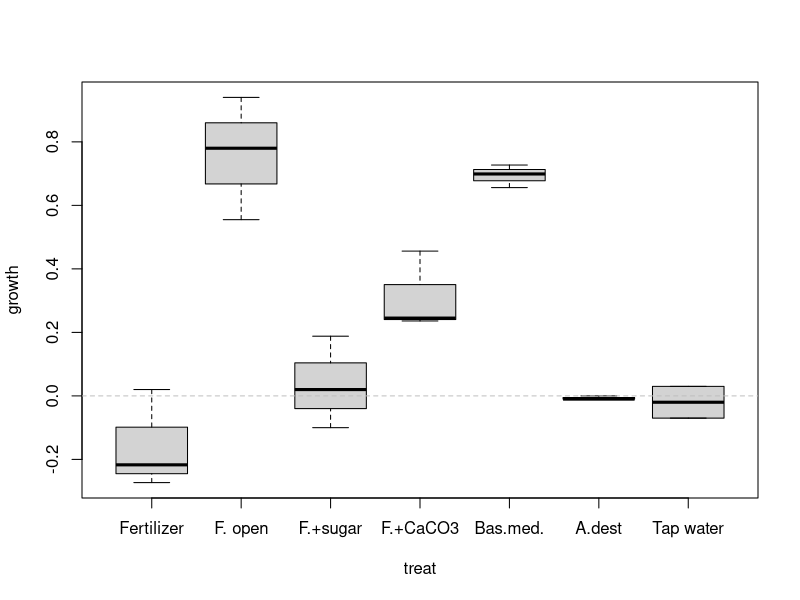
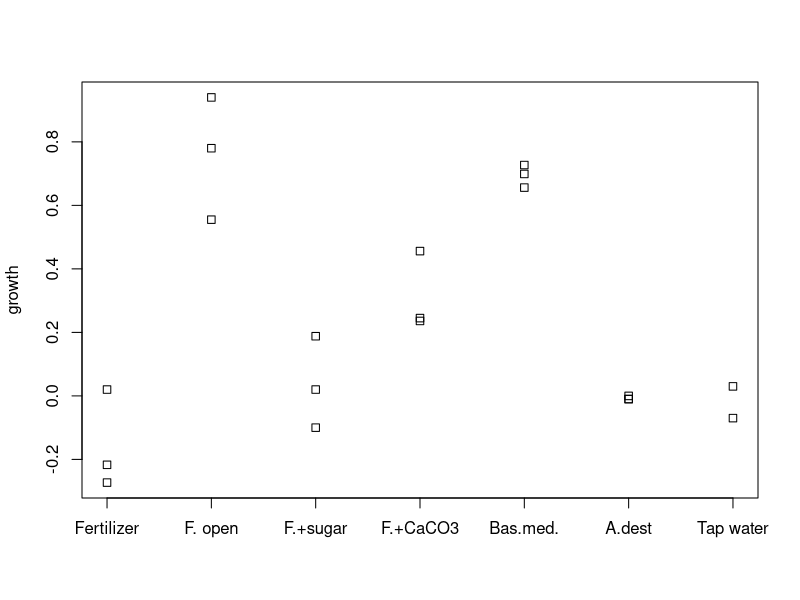
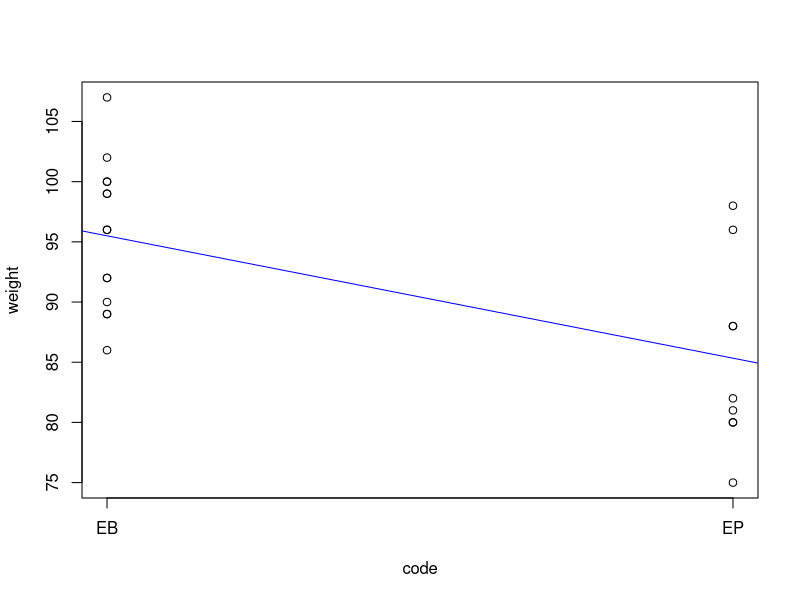
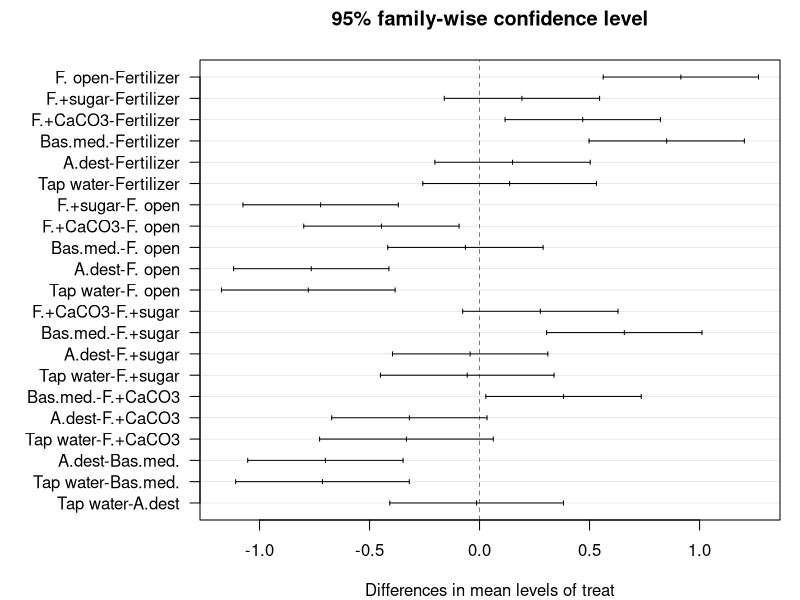
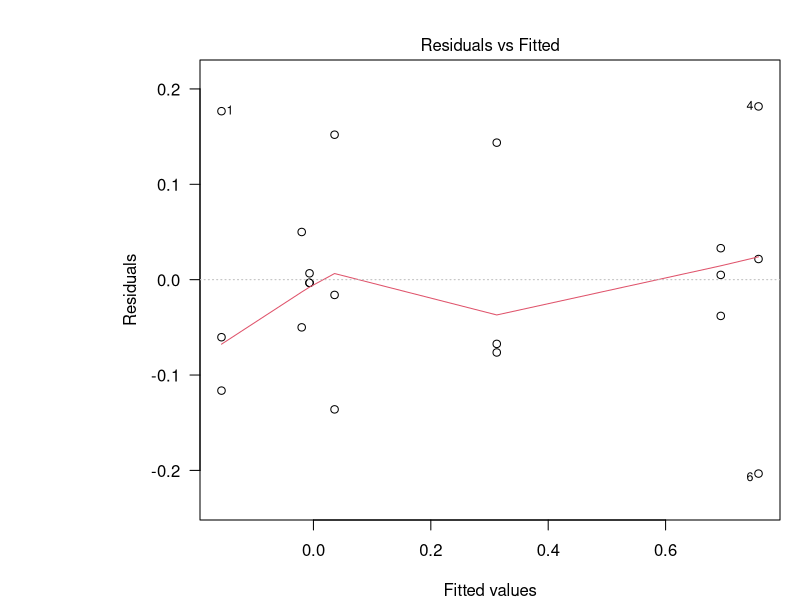
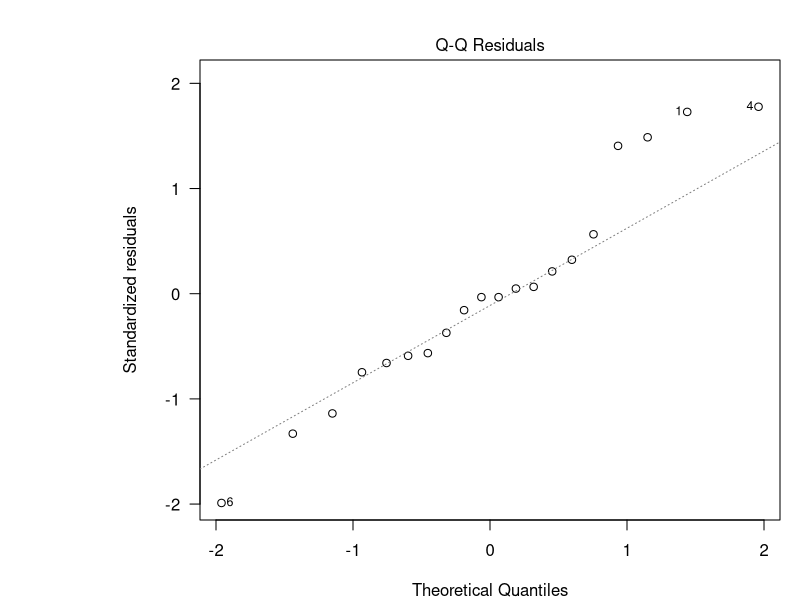
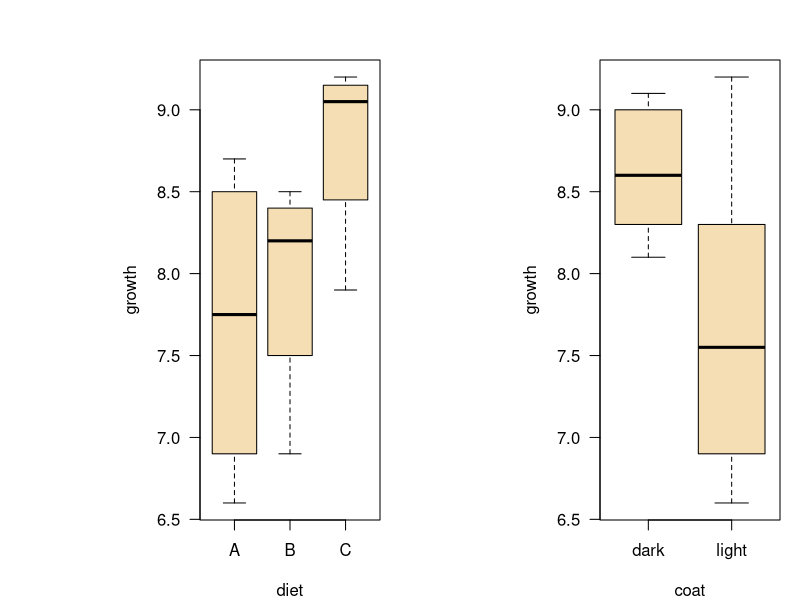
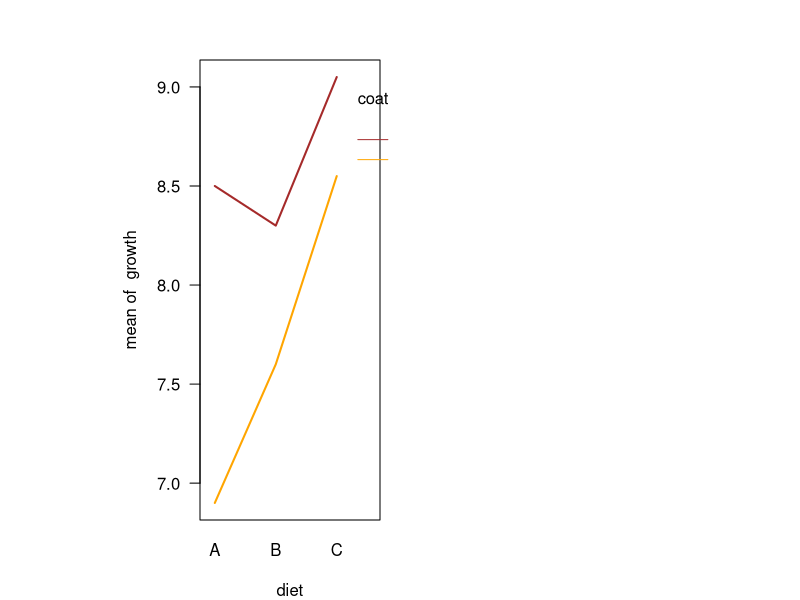

The R script that drew these images, in order:
## ---- chunk 1
knitr::opts_chunk$set(echo = FALSE)
library("dplyr")
library("tidyr")
library("kableExtra")
mypar <- list(las=1, cex.lab=1.4, cex.axis=1.4, lwd=2)
## ---- chunk 2
dat <- data.frame(
  treat  = factor(c("Fertilizer", "Fertilizer", "Fertilizer", 
             "F. open", "F. open", "F. open", 
             "F.+sugar", "F.+sugar", "F.+sugar", 
             "F.+CaCO3", "F.+CaCO3", "F.+CaCO3", 
             "Bas.med.", "Bas.med.", "Bas.med.", 
             "A.dest", "A.dest", "A.dest", 
             "Tap water", "Tap water"),
             levels=c("Fertilizer", "F. open", "F.+sugar", 
                    "F.+CaCO3", "Bas.med.", "A.dest", "Tap water")),
  rep   = c(1, 2, 3, 1, 2, 3, 1, 2, 3, 1, 2, 3, 1, 2, 3, 1, 2, 3, 1, 2), 
  growth = c(0.02, -0.217, -0.273, 0.94, 0.78, 0.555, 0.188, -0.1, 0.02, 
             0.245, 0.236, 0.456, 0.699, 0.727, 0.656, -0.01, 0, -0.01, 0.03, -0.07)
)

xdat <- 
  dat %>% 
  pivot_wider(id_cols = treat, names_from=rep, values_from=growth, names_prefix="replicate ")
## ---- chunk 3
xdat %>% 
  kable('html', caption="Data set: Growth from day 2 to day 6 (in relative units)") %>% 
  kable_styling(bootstrap_options = "striped", full_width = FALSE)
## ---- chunk 4
dat %>% 
  kable('html', caption="Data set: Growth from day 2 to day 6 (in relative units)") %>% 
  kable_styling(bootstrap_options = c("striped"), full_width = FALSE)
## ---- chunk 5
dat <- data.frame(
  treat  = factor(c("Fertilizer", "Fertilizer", "Fertilizer", 
             "F. open", "F. open", "F. open", 
             "F.+sugar", "F.+sugar", "F.+sugar", 
             "F.+CaCO3", "F.+CaCO3", "F.+CaCO3", 
             "Bas.med.", "Bas.med.", "Bas.med.", 
             "A.dest", "A.dest", "A.dest", 
             "Tap water", "Tap water"),
             levels=c("Fertilizer", "F. open", "F.+sugar", 
                    "F.+CaCO3", "Bas.med.", "A.dest", "Tap water")),
  rep   = c(1, 2, 3, 1, 2, 3, 1, 2, 3, 1, 2, 3, 1, 2, 3, 1, 2, 3, 1, 2), 
  growth = c(0.02, -0.217, -0.273, 0.94, 0.78, 0.555, 0.188, -0.1, 0.02, 
             0.245, 0.236, 0.456, 0.699, 0.727, 0.656, -0.01, 0, -0.01, 0.03, -0.07)
)
## ---- chunk 6
boxplot(growth ~ treat, data=dat)
abline(h=0, lty="dashed", col="grey")
## ---- chunk 7
stripchart(growth ~ treat, data=dat, vertical=TRUE)
## ---- chunk 8
clem_edeka <- data.frame(
  brand = c("EP", "EB", "EB", "EB", "EB", "EB", "EB", "EB", "EB", "EB", "EB", 
            "EB", "EB", "EB", "EP", "EP", "EP", "EP", "EP", "EP", "EP", "EB", "EP"),
  weight = c(88, 96, 100, 96, 90, 100, 92, 92, 102, 99, 86, 89, 99, 89, 75, 80, 
             81, 96, 82, 98, 80, 107, 88)
)

clem_edeka$code <- as.numeric(factor(clem_edeka$brand))

plot(weight ~ code, data=clem_edeka, axe=FALSE)
m <- lm(weight ~ code, data=clem_edeka)
axis(1, at=c(1,2), labels=c("EB", "EP")); axis(2); box()
abline(m, col="blue")
## ---- chunk 9
(var_tot <- var(clem_edeka$weight))
## ---- chunk 10
(var_res <- var(residuals(m)))
## ---- chunk 11
1 - var_res / var_tot
## ---- chunk 12
m <- lm(growth ~ treat, data=dat)
## ---- chunk 13
anova(m)
## ---- chunk 14
tk <- TukeyHSD(aov(m))
tk
## ---- chunk 15
par(las = 1)             # las = 1 make y annotation horizontal
par(mar = c(4, 10, 3, 1)) # more space at the left for axis annotation
plot(tk)
## ---- chunk 16
plot(m, which=1)
## ---- chunk 17
plot(m, which=2)
## ---- chunk 18
fligner.test(growth ~ treat, data=dat)
## ---- chunk 19
oneway.test(growth ~ treat, data=dat)
## ---- chunk 20
hams <- data.frame(No=1:12,
                   growth=c(6.6, 7.2, 6.9, 8.3, 7.9, 9.2,
                            8.3, 8.7, 8.1, 8.5, 9.1, 9.0),
                   diet= rep(c("A", "B", "C"), each=2),
                   coat= rep(c("light", "dark"), each=6)
                   )
## ---- chunk 21
hams <- data.frame(No = 1:12,
                   growth = c(6.6, 7.2, 6.9, 8.3, 7.9, 9.2,
                            8.3, 8.7, 8.1, 8.5, 9.1, 9.0),
                   diet = rep(c("A", "B", "C"), each=2),
                   coat = rep(c("light", "dark"), each=6)
                   )
## ---- chunk 22
hams %>% 
  kable('html', caption="Data set: Growth of hamsters (in gramm)") %>% 
  kable_styling(bootstrap_options = c("striped"), full_width = FALSE)
## ---- chunk 23
par(mfrow=c(1, 2))
boxplot(growth ~ diet, data = hams, col="wheat")
boxplot(growth ~ coat, data=hams, col="wheat")
## ---- chunk 24
m <- lm(growth~coat*diet, data=hams)
anova(m)
## ---- chunk 25
with(hams, interaction.plot(diet, coat, growth, col=c("brown", "orange"), lty=1, lwd=2))
## ---- chunk 26
par(mfrow=c(1, 2))
par(cex=1.2, las=1)
qqnorm(residuals(m))
qqline(residuals(m))

plot(residuals(m)~fitted(m))
abline(h=0)
## ---- chunk 27
fligner.test(growth ~ interaction(coat, diet), data=hams)
